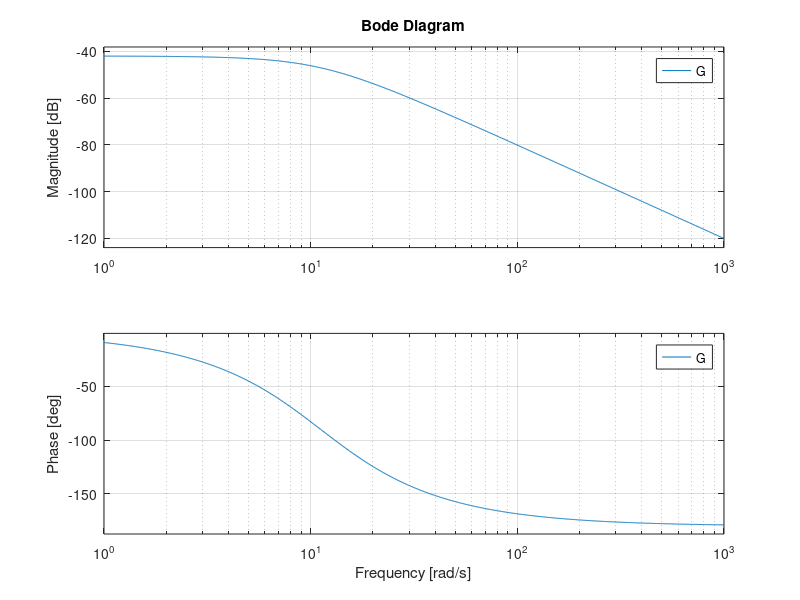
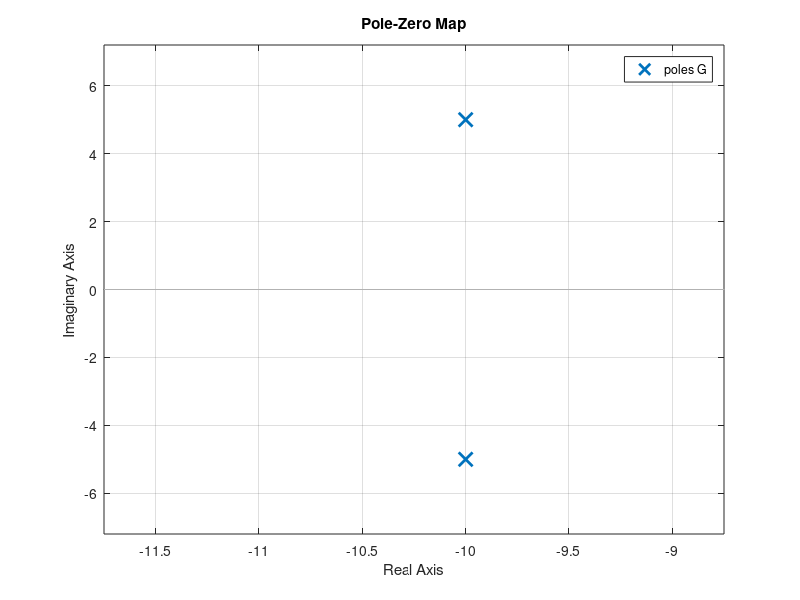

Write the MATLAB code that produced these figures, in order. (Note: this script raises an error after producing the figures.)
clear all;
close all;
%--- create TF
zeros = [];
poles = [complex(-10, 5) complex(-10, -5)];
gain = 1;
G = zpk(zeros, poles, gain)
%--- basic analysis
figure();
bode(G);
figure();
pzmap(G);
%--- surface plot
n = 101; % subdivision of axis
sigma_values = linspace(-20,20,n); %change range of sigma here
omega_values = linspace(-10,10,n); %change range of omega here
for a = 1:n
        Gplot(:,a) = abs(freqresp(G,complex(sigma_values, omega_values(a))));
end
figure();
surface = surf(omega_values, sigma_values, Gplot);
title('Transfer Function Complex Magnitude');
xlabel('omega');
ylabel('sigma');
zlabel('|G|');